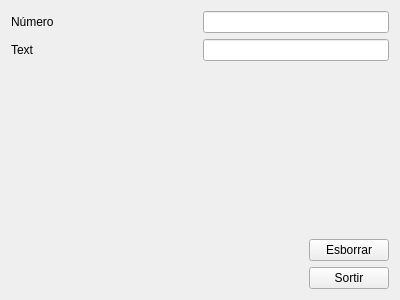
<?xml version="1.0" encoding="UTF-8"?>
<ui version="4.0">
 <class>MyForm</class>
 <widget class="QWidget" name="MyForm">
  <property name="geometry">
   <rect>
    <x>0</x>
    <y>0</y>
    <width>400</width>
    <height>300</height>
   </rect>
  </property>
  <property name="windowTitle">
   <string>Número i Text</string>
  </property>
  <layout class="QVBoxLayout" name="verticalLayout_2">
   <item>
    <layout class="QHBoxLayout" name="horizontalLayout" stretch="1,1">
     <item>
      <widget class="QLabel" name="label">
       <property name="text">
        <string>Número</string>
       </property>
      </widget>
     </item>
     <item>
      <widget class="QLineEdit" name="lineEdit">
       <property name="styleSheet">
        <string notr="true">color: rgb(255, 0, 0);</string>
       </property>
       <property name="inputMask">
        <string>AAAAAAAAAA</string>
       </property>
       <property name="text">
        <string/>
       </property>
       <property name="maxLength">
        <number>10</number>
       </property>
      </widget>
     </item>
    </layout>
   </item>
   <item>
    <layout class="QHBoxLayout" name="horizontalLayout_2" stretch="1,1">
     <item>
      <widget class="QLabel" name="label_2">
       <property name="text">
        <string>Text</string>
       </property>
      </widget>
     </item>
     <item>
      <widget class="QLineEdit" name="lineEdit_2">
       <property name="styleSheet">
        <string notr="true">color: rgb(0, 0, 255);</string>
       </property>
       <property name="inputMask">
        <string>9999999999</string>
       </property>
       <property name="maxLength">
        <number>10</number>
       </property>
      </widget>
     </item>
    </layout>
   </item>
   <item>
    <spacer name="verticalSpacer">
     <property name="orientation">
      <enum>Qt::Vertical</enum>
     </property>
     <property name="sizeHint" stdset="0">
      <size>
       <width>20</width>
       <height>147</height>
      </size>
     </property>
    </spacer>
   </item>
   <item>
    <layout class="QHBoxLayout" name="horizontalLayout_3">
     <item>
      <spacer name="horizontalSpacer">
       <property name="orientation">
        <enum>Qt::Horizontal</enum>
       </property>
       <property name="sizeHint" stdset="0">
        <size>
         <width>40</width>
         <height>20</height>
        </size>
       </property>
      </spacer>
     </item>
     <item>
      <layout class="QVBoxLayout" name="verticalLayout">
       <item>
        <widget class="QPushButton" name="pushButton">
         <property name="text">
          <string>Esborrar</string>
         </property>
        </widget>
       </item>
       <item>
        <widget class="QPushButton" name="pushButton_2">
         <property name="text">
          <string>Sortir</string>
         </property>
        </widget>
       </item>
      </layout>
     </item>
    </layout>
   </item>
  </layout>
 </widget>
 <resources/>
 <connections>
  <connection>
   <sender>pushButton</sender>
   <signal>clicked()</signal>
   <receiver>lineEdit_2</receiver>
   <slot>clear()</slot>
   <hints>
    <hint type="sourcelabel">
     <x>346</x>
     <y>243</y>
    </hint>
    <hint type="destinationlabel">
     <x>312</x>
     <y>54</y>
    </hint>
   </hints>
  </connection>
  <connection>
   <sender>pushButton</sender>
   <signal>clicked()</signal>
   <receiver>lineEdit</receiver>
   <slot>clear()</slot>
   <hints>
    <hint type="sourcelabel">
     <x>365</x>
     <y>242</y>
    </hint>
    <hint type="destinationlabel">
     <x>343</x>
     <y>20</y>
    </hint>
   </hints>
  </connection>
  <connection>
   <sender>pushButton_2</sender>
   <signal>clicked()</signal>
   <receiver>MyForm</receiver>
   <slot>close()</slot>
   <hints>
    <hint type="sourcelabel">
     <x>374</x>
     <y>276</y>
    </hint>
    <hint type="destinationlabel">
     <x>179</x>
     <y>-10</y>
    </hint>
   </hints>
  </connection>
 </connections>
</ui>
